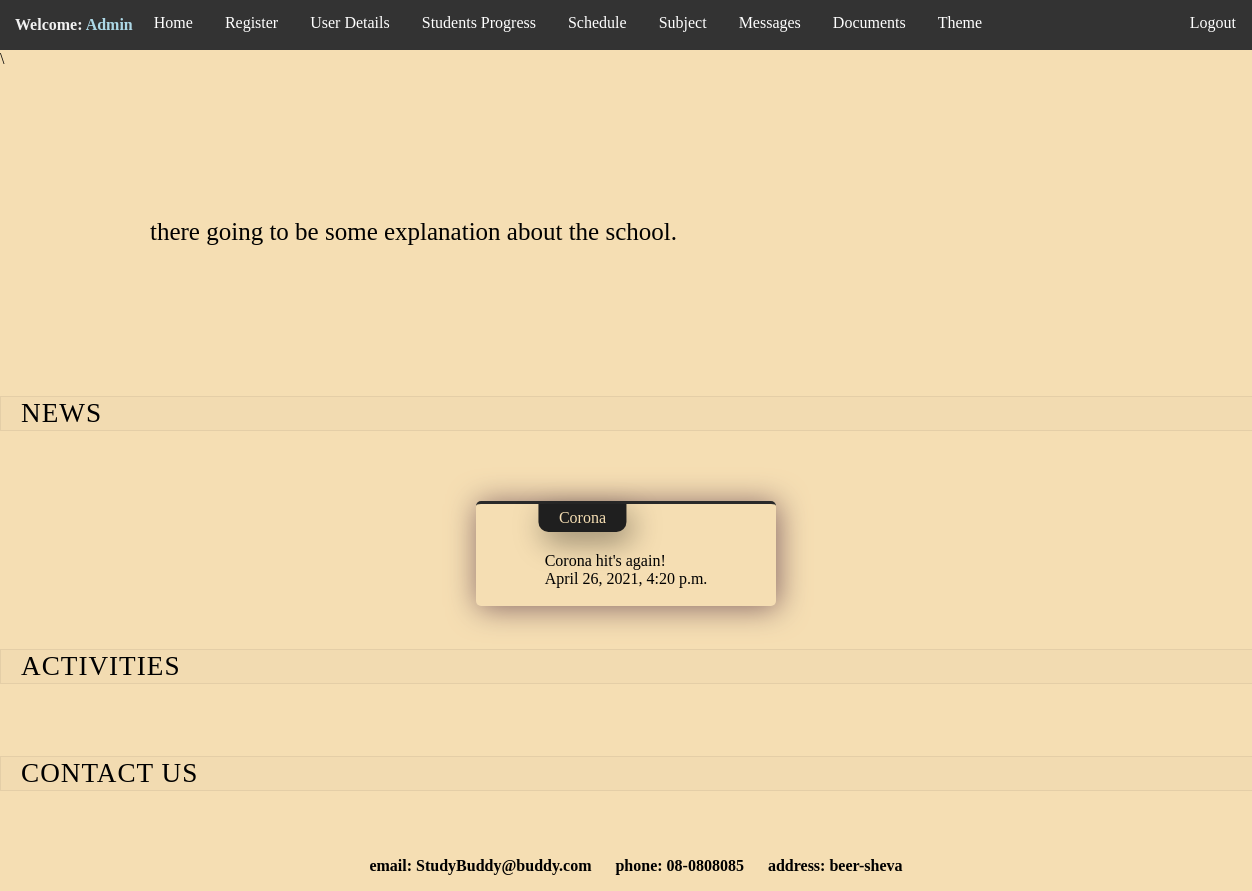
The app's page / (signed in) with its own data.
### StudyBuddy/models.py (models this page shows, shortened)
class Article(models.Model):
    title = models.CharField(max_length=64)
    body = models.TextField()
    date = models.DateTimeField('date published')
    class Meta:
        verbose_name = "Article"
        verbose_name_plural = "Articles"

### StudyBuddy/views.py (the view)
# urls.py: path('', views.home, name='home'),
def home(request):
    print(request.user.username)
    print(request.user.id)
    news = Article.objects.all().order_by('-date')
    return render(request, '../templates/home.html', {'news': news})

### templates/home.html (shortened to what this page needs)
{% include  "navbase.html" %}
{% load static %}
<!DOCTYPE html>
<html lang="en">
<head>
        <link type="text/css" href="{% static 'styles/home.css' %}" rel="stylesheet">
</head>
<body>
    <div class="container-main" >
        <div class="xpl-txt"> <p> there going to be some explanation about the school. </p> </div>
    </div>
    <div class="title-heading">
        <h2>NEWS</h2>
    </div>
    <section id="element-list">
        {% if news %}
            {% for article in news %}
                <div class="news" >
                <div class="news-title">
                {{ article.title }}
                </div>
                    <div class="news-body">
                <br>
                {{ article.body }}
                <br>
                {{ article.date }}
                <br>
                <br>
                    </div>
                </div>
            {% endfor %}
        {% else %}
            <h1>No Records</h1>
        {% endif %}
    </section>
    <div class="title-heading">
        <h2>Activities</h2>
    </div>
    <div class="title-heading">
        <h2>Contact Us</h2>
    </div>
    <section id="element-list">
        <div class="contact-details">
            <p> email: StudyBuddy@buddy.com </p>
            <p> phone: 08-0808085 </p>
            <p> address: beer-sheva </p>
        </div>
    </section>
</body>
</html>

### templates/navbase.html (shortened to what this page needs)
{% load static %}
<!DOCTYPE html>
<html lang="en">
<head>
    <link id="myStyleSheet" type="text/css" href="{% static 'styles/navBase.css' %}" rel="stylesheet">
</head>
<body>
<nav>
    <ul>
        {% if user.is_authenticated %}
            <li class="current-user"><p><b class="welcome">Welcome: </b><b>{{user.username|title}}</b></p></li>
            {% if user.is_superuser %}
                <li><a href="{% url 'schoolHome' %}" class="home-btn">Home</a></li>
                <li class="dropdown">
                <a href="javascript:void(0)" class="dropbtn">Register</a>
                </li>
                <li><a href="{% url 'user_details' %}" class="details-btn">User Details</a></li>
                <li><a href="#" class="progress-btn">Students Progress</a></li>
                <li><a href="#" class="schedule-btn">Schedule</a></li>
                <li><a href="#" class="subject-btn">Subject</a></li>
                <li class="dropdown">
                    <a href="javascript:void(0)" class="dropbtn">Messages</a>
                </li>
                <li><a href="#" class="documents-btn">Documents</a></li>
            {% endif %}
        {% else %}
            <li><a href="{% url 'home' %}" class="home-btn">Home</a></li>
        {% endif %}
        <li class="dropdown">
            <a href="javascript:void(0)" class="dropbtn">Theme</a>
        </li>
        {% if not user.is_authenticated %}
            <div class="login-logout-btn-container">
                <li> <a type="submit" class="login-btn" href="{% url 'login' %}">Login</a> </li>
            </div>
        {% else %}
            <div class="login-logout-btn-container">
                <li>  <a type="submit" class="logout-btn" href="{% url 'logout' %}">Logout</a> </li>
            </div>
        {% endif %}
    </ul>
</nav>
\
</body>
</html>

### static/styles/navbase.css (style rules this page uses)
body { background-color: wheat; background-size: cover; margin: 0; }
ul { list-style-type: none; margin: 0; padding: 0; overflow: hidden; background-color: #333; }
li { float: left; }
li a, .dropbtn { display: inline-block; color: white; text-align: center; padding: 14px 16px; text-decoration: none; }
li.dropdown { display: inline-block; }
.current-user { margin-right: 5px; margin-left: 15px; color: lightblue; }
.current-user .welcome { color: #f1f1f1; }
nav { display: inline; }
.login-logout-btn-container { float: right; }

### static/styles/home.css (style rules this page uses)
.container-main .xpl-txt { margin: 150px; font-size: 25px; }
#element-list { display: flex; justify-content: center; align-items: center; flex-wrap: wrap; }
.news { width: 300px; display: flex; justify-content: space-between; align-items: center; flex-direction: column; box-shadow: 2px 2px 30px #866767; margin: 20px; border-radius: 5px; overflow: hidden; border-top: 3px solid #292929; }
.news-title { position: absolute; transform: translateX(-50%); background-color: #1f1f1f; color: wheat; padding: 5px 20px; font-weight: 500; border-radius: 0px 0px 10px 10px; box-shadow: 5px 10px 30px rgba(0,0,0,0.4); }
.news-body { margin-top: 30px; }
.title-heading h2 { font-weight: 400; margin-bottom: 50px; padding: 1px 20px; background-color: rgba(0,0,0,0.01); border: 1px solid rgba(0,0,0,0.06); font-size: 1.7rem; letter-spacing: 1px; text-transform: uppercase; width: 100%; }
.contact-details p { display: inline-flex; margin-left: 20px; font-weight: bold; }

### records on screen
Article: title "Corona", body "Corona hit's again!", date "April 26, 2021, 4:20 p.m."

### other values on screen
{{ user.username|title }} "Admin"
